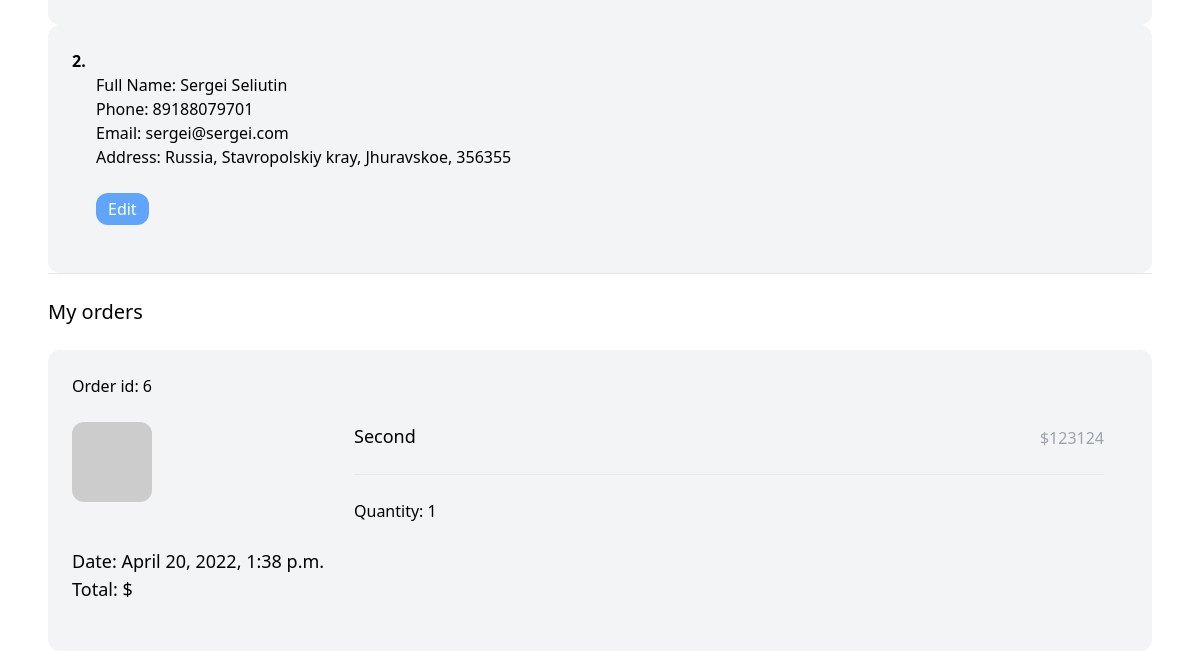
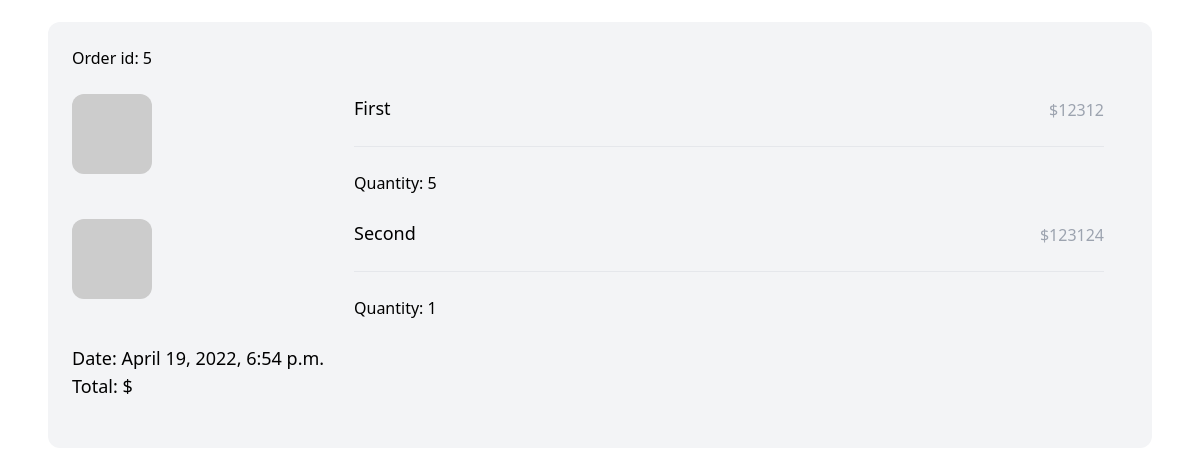
/myaccount/ (signed in, middle part), run on an earlier commit of the app's database (2 pictures, top to bottom).
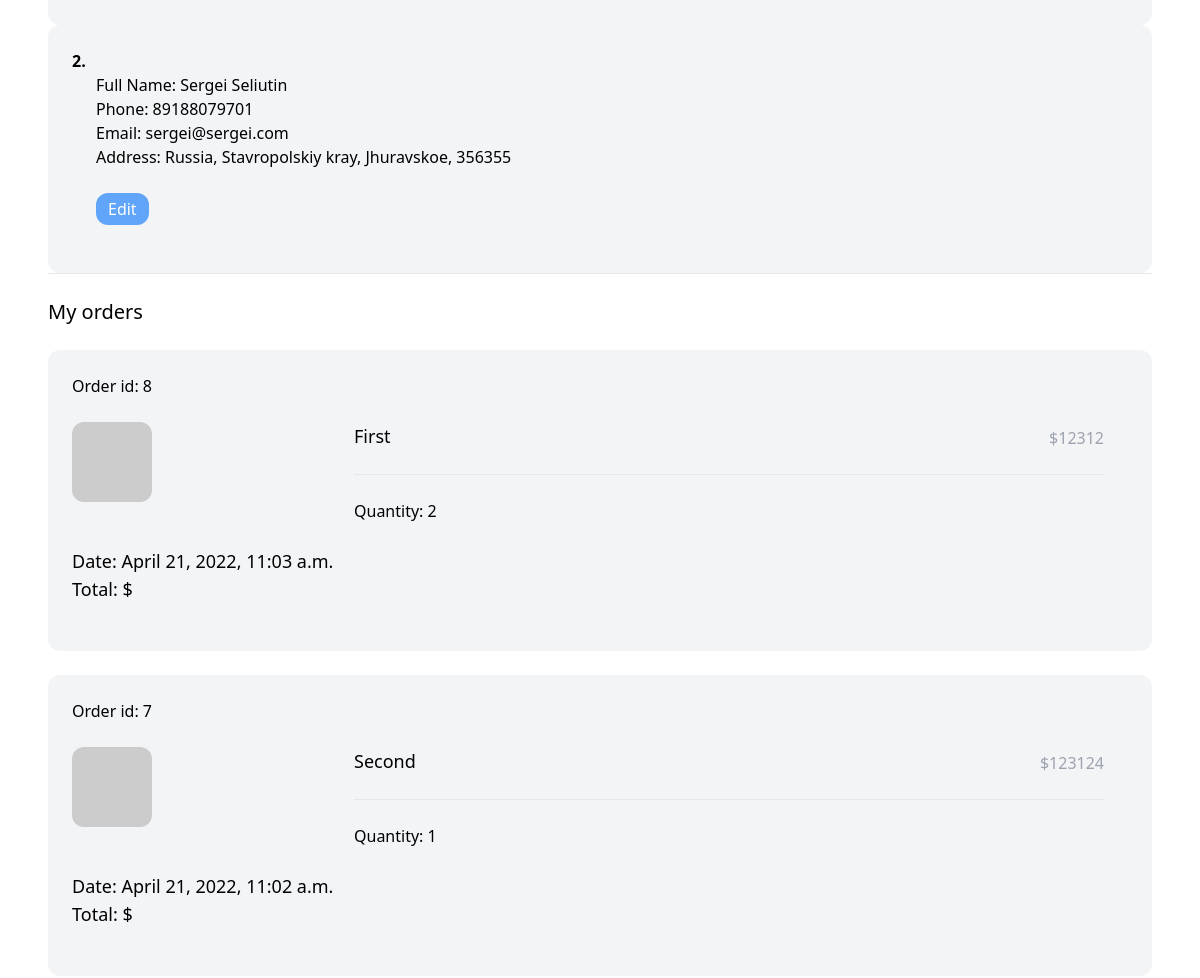
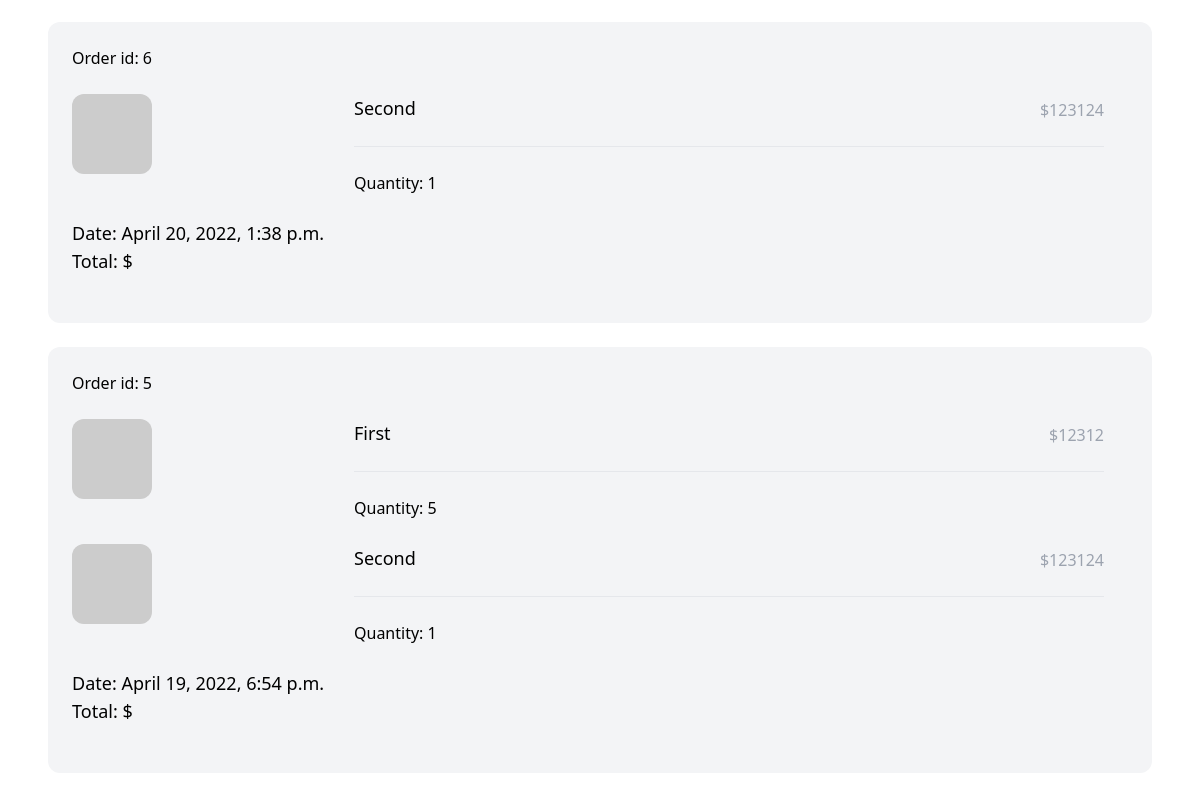
And on a later commit of the database (2 pictures, top to bottom).
### order/models.py (models this page shows, shortened)
class ShippingAddress(models.Model):
    user = models.ForeignKey(User, related_name='shipping', on_delete=models.CASCADE, blank=True, null=True)
    first_name = models.CharField(max_length=50)
    last_name = models.CharField(max_length=50)
    email = models.EmailField(max_length=150)
    address = models.CharField(max_length=150)
    zipcode = models.CharField(max_length=150)
    place = models.CharField(max_length=150)
    phone = models.CharField(max_length=50)
    created_at = models.DateTimeField(auto_now_add=True)
    class Meta:
        ordering = ['-created_at']

class Order(models.Model):
    ORDERED = 'ordered'
    SHIPPED = 'shipped'
    STATUS_CHOICES = [
        (ORDERED, 'Ordered'),
        (SHIPPED, 'Shipped')
    ]
    user = models.ForeignKey(User, related_name='orders', on_delete=models.CASCADE, blank=True, null=True)
    address = models.ForeignKey(ShippingAddress, related_name='orders', on_delete=models.SET_NULL, null=True)
    created_at = models.DateTimeField(auto_now_add=True)
    paid = models.BooleanField(default=False)
    delivered = models.BooleanField(default=False)
    paid_amount = models.IntegerField(blank=True, null=True)
    status = models.CharField(max_length=20, choices=STATUS_CHOICES, default=ORDERED)
    class Meta:
        ordering = ['-created_at']

class OrderItem(models.Model):
    order = models.ForeignKey(Order, related_name='items', on_delete=models.CASCADE)
    product = models.ForeignKey(Product, related_name='items', on_delete=models.CASCADE)
    price = models.IntegerField()
    quantity = models.IntegerField(default=1)

### product/models.py (models this page shows, shortened)
class Product(models.Model):
    category = models.ForeignKey(
        Category, related_name='products', on_delete=models.CASCADE)
    name = models.CharField(max_length=255)
    description = models.TextField(blank=True, null=True)
    price = models.IntegerField()
    image = models.ImageField(upload_to='uploads/', blank=True, null=True)
    thumbnail = models.ImageField(upload_to='uploads/', blank=True, null=True)
    slug = models.SlugField()
    created_at = models.DateTimeField(auto_now_add=True)
    def get_thumbnail(self):
        if self.thumbnail:
            return self.thumbnail.url
        else:
            if self.image:
                self.thumbnail = make_thumbnail(self.image)
                self.save()
                return self.thumbnail.url
            else:
                return 'https://via.placeholder.com/240x240x.jpg'

### users/views.py (the view)
# urls.py: path('myaccount/', views.MyAccountView.as_view(), name='myaccount'),
class MyAccountView(LoginRequiredMixin, generic.TemplateView):
    template_name = 'users/myaccount.html'

### cart/cart.py (called while the page is built)
    def __len__(self):
        return sum(item['quantity'] for item in self.cart.values())

### cart/context_processors.py (called while the page is built)
def cart(request):
    return {'cart': Cart(request)}

### users/templates/users/myaccount.html (shortened to what this page needs)
{% extends 'core/base.html' %}
{% block content %}
  <div class="max-w-6xl mx-auto p-6">
    {% for address in request.user.shipping.all %}
      <div class="w-full p-6 flex flex-wrap bg-gray-100 rounded-xl">
        <div class="flex justify-between">
          <b>{{ forloop.counter }}.</b>
        </div>
        <div class="w-full">
          <div class="product mb-6 flex pr-6">
            <div class="w-3/4 pl-6">
              <p>Full Name: {{ address.first_name }} {{ address.last_name }}</p>
              <p>Phone: {{ address.phone }}</p>
              <p>Email: {{ address.email }}</p>
              <p>Address: {{ address.address }}, {{ address.place }}, {{ address.zipcode }}</p>
              <br>
              <a
                  href="{% url 'edit_address' address.pk %}"
                  class="inline-block py-1 px-3 rounded-xl text-white bg-blue-400"> Edit </a>
            </div>
          </div>
        </div>
      </div>
    {% endfor %}
    <hr>
    <h2 class="my-6 text-xl">My orders</h2>
    {% for order in request.user.orders.all %}
      <div class="w-full mb-6 p-6 flex flex-wrap bg-gray-100 rounded-xl">
        <div class="mb-6 flex justify-between">
          <a href="#">Order id: {{ order.id }}</a>
        </div>
        <div class="mb-6 w-full">
          {% for item in order.items.all %}
            <div class="product mb-6 flex pr-6">
              <a href="#" class="w-1/4"> <img class="hover:shadow-lg rounded-xl" src="{{ item.product.get_thumbnail }}">
              </a>
              <div class="w-3/4 pl-6">
                <div class="flex justify-between">
                  <a href="#" class="text-lg">{{ item.product.name }}</a>
                  <p class="mb-6 pt-1 text-gray-400">${{ item.product.price }}</p>
                </div>
                <hr>
                <div class="mt-6">
                  Quantity: {{ item.quantity }}
                </div>
              </div>
            </div>
          {% endfor %}
          <div>
            <p class="text-lg">Date: {{ order.created_at }}</p>
            <p class="text-lg">Total: $</p>
          </div>
        </div>
      </div>
    {% endfor %}
  </div>
{% endblock %}

### core/templates/core/base.html (shortened to what this page needs)
<!DOCTYPE html>
<html lang="en">
<head>
  <script src="https://cdn.tailwindcss.com"></script>
</head>
<body>
  <main>
    {% block content %}
    {% endblock %}
  </main>
</body>
</html>

What changed in the data, as far as the page shows it:
added Order: id "8", created_at "April 21, 2022, 11:03 a.m."
added OrderItem: product.name "First", product.price "12312", quantity "2", shown under "8"
added Order: id "7", created_at "April 21, 2022, 11:02 a.m."
added OrderItem: product.name "Second", product.price "123124", quantity "1", shown under "7"
